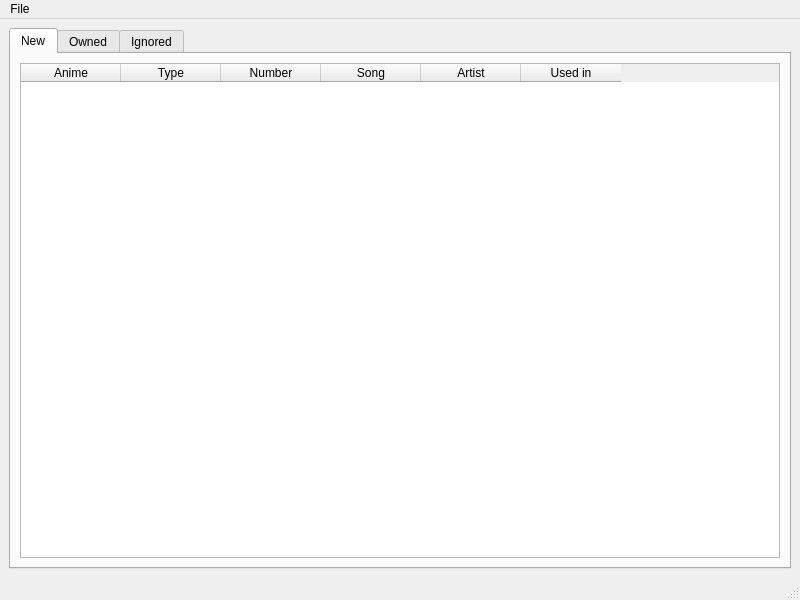
<?xml version="1.0" encoding="UTF-8"?>
<ui version="4.0">
 <class>MainWindow</class>
 <widget class="QMainWindow" name="MainWindow">
  <property name="geometry">
   <rect>
    <x>0</x>
    <y>0</y>
    <width>800</width>
    <height>600</height>
   </rect>
  </property>
  <property name="windowTitle">
   <string>MainWindow</string>
  </property>
  <widget class="QWidget" name="centralwidget">
   <layout class="QVBoxLayout" name="verticalLayout">
    <item>
     <widget class="QTabWidget" name="tabWidget">
      <property name="currentIndex">
       <number>0</number>
      </property>
      <widget class="QWidget" name="newTab">
       <attribute name="title">
        <string>New</string>
       </attribute>
       <layout class="QVBoxLayout" name="verticalLayout_2">
        <item>
         <widget class="QTableWidget" name="newTableWidget">
          <property name="editTriggers">
           <set>QAbstractItemView::NoEditTriggers</set>
          </property>
          <property name="alternatingRowColors">
           <bool>true</bool>
          </property>
          <property name="selectionBehavior">
           <enum>QAbstractItemView::SelectRows</enum>
          </property>
          <property name="showGrid">
           <bool>false</bool>
          </property>
          <property name="sortingEnabled">
           <bool>true</bool>
          </property>
          <column>
           <property name="text">
            <string>Anime</string>
           </property>
          </column>
          <column>
           <property name="text">
            <string>Type</string>
           </property>
          </column>
          <column>
           <property name="text">
            <string>Number</string>
           </property>
          </column>
          <column>
           <property name="text">
            <string>Song</string>
           </property>
          </column>
          <column>
           <property name="text">
            <string>Artist</string>
           </property>
          </column>
          <column>
           <property name="text">
            <string>Used in</string>
           </property>
          </column>
         </widget>
        </item>
       </layout>
      </widget>
      <widget class="QWidget" name="ownedTab">
       <attribute name="title">
        <string>Owned</string>
       </attribute>
       <layout class="QVBoxLayout" name="verticalLayout_3">
        <item>
         <widget class="QTableWidget" name="ownedTableWidget">
          <property name="editTriggers">
           <set>QAbstractItemView::NoEditTriggers</set>
          </property>
          <property name="alternatingRowColors">
           <bool>true</bool>
          </property>
          <property name="selectionBehavior">
           <enum>QAbstractItemView::SelectRows</enum>
          </property>
          <property name="showGrid">
           <bool>false</bool>
          </property>
          <property name="sortingEnabled">
           <bool>true</bool>
          </property>
          <column>
           <property name="text">
            <string>Anime</string>
           </property>
          </column>
          <column>
           <property name="text">
            <string>Type</string>
           </property>
          </column>
          <column>
           <property name="text">
            <string>Number</string>
           </property>
          </column>
          <column>
           <property name="text">
            <string>Song</string>
           </property>
          </column>
          <column>
           <property name="text">
            <string>Artist</string>
           </property>
          </column>
          <column>
           <property name="text">
            <string>Used in</string>
           </property>
          </column>
         </widget>
        </item>
       </layout>
      </widget>
      <widget class="QWidget" name="ignoredTab">
       <attribute name="title">
        <string>Ignored</string>
       </attribute>
       <layout class="QVBoxLayout" name="verticalLayout_4">
        <item>
         <widget class="QTableWidget" name="ignoredTableWidget">
          <property name="editTriggers">
           <set>QAbstractItemView::NoEditTriggers</set>
          </property>
          <property name="alternatingRowColors">
           <bool>true</bool>
          </property>
          <property name="selectionBehavior">
           <enum>QAbstractItemView::SelectRows</enum>
          </property>
          <property name="showGrid">
           <bool>false</bool>
          </property>
          <property name="sortingEnabled">
           <bool>true</bool>
          </property>
          <column>
           <property name="text">
            <string>Anime</string>
           </property>
          </column>
          <column>
           <property name="text">
            <string>Type</string>
           </property>
          </column>
          <column>
           <property name="text">
            <string>Number</string>
           </property>
          </column>
          <column>
           <property name="text">
            <string>Song</string>
           </property>
          </column>
          <column>
           <property name="text">
            <string>Artist</string>
           </property>
          </column>
          <column>
           <property name="text">
            <string>Used in</string>
           </property>
          </column>
         </widget>
        </item>
       </layout>
      </widget>
     </widget>
    </item>
   </layout>
  </widget>
  <widget class="QMenuBar" name="menubar">
   <property name="geometry">
    <rect>
     <x>0</x>
     <y>0</y>
     <width>800</width>
     <height>26</height>
    </rect>
   </property>
   <widget class="QMenu" name="menuFile">
    <property name="title">
     <string>File</string>
    </property>
    <addaction name="actionImport"/>
    <addaction name="actionExit"/>
   </widget>
   <addaction name="menuFile"/>
  </widget>
  <widget class="QStatusBar" name="statusbar"/>
  <action name="actionExit">
   <property name="text">
    <string>Exit</string>
   </property>
  </action>
  <action name="actionImport">
   <property name="text">
    <string>Import</string>
   </property>
   <property name="shortcut">
    <string>Ctrl+O</string>
   </property>
   <property name="shortcutVisibleInContextMenu">
    <bool>true</bool>
   </property>
  </action>
 </widget>
 <resources/>
 <connections/>
</ui>
